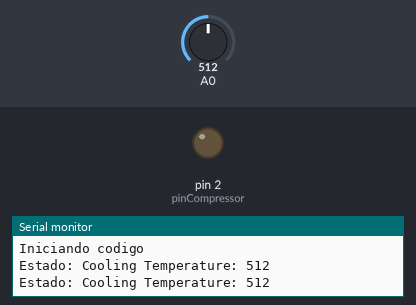
A sketch run on a simulated Arduino Uno, built with avr-gcc and run on an emulated ATmega328P. Shown: output pins drawn as LEDs (lit = HIGH), the last lines printed to the serial monitor. The test bench sets the inputs (shaded band); at power-on: A0 = 512. Pins used as bus, display or sensor lines are not drawn.

Above: at 1.8 s.
1.9 s: A0 set to 182
3.4 s: A0 set to 160
At 17.3 s:
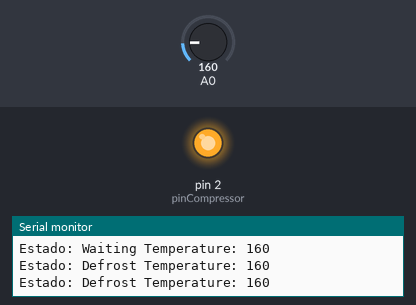
Timing chart, 0 to 48.5 s (numbered marks = the images above; inputs shaded):
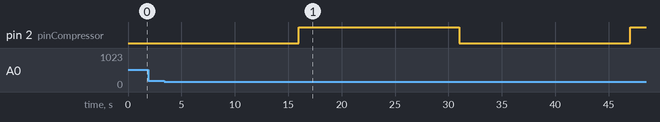

The sketch:

CreateClass.ino
```cpp
#include "Refrigerator.h";
int systemClock = 0;
static int pinDefrost = 0;
static int pinCompressor = 2;

Refrigerator fridge;

void setup()
{
  Serial.begin(9600);
  pinMode(pinDefrost, OUTPUT);
  pinMode(pinCompressor, OUTPUT);
  Serial.println("Iniciando codigo");
}

void loop()
{
  int sensorValue = analogRead(A0);
  String fridgeStatus = fridge.run(sensorValue, systemClock);
  Serial.println("Estado: " + fridgeStatus + " Temperature: " + (String) sensorValue);

  if (systemClock <= 30) {
    systemClock++;
    delay(1000);
  } else {
    systemClock = 0;
  }

}
```

Refrigerator.h
```cpp
class Refrigerator
{
    int defaultTemp = 170;
    int compressorPin = 0;
    int defrostPin = 2;

  public: String cooling(int temperature)
    {
      if (temperature > defaultTemp) {
        digitalWrite(compressorPin, HIGH);
        return "Cooling";
      } else {
        digitalWrite(compressorPin, LOW);
        return "Waiting";
      }
    }

  public: void makeDefrost(bool defrostStatus)
    {
      if (defrostStatus) {
        digitalWrite(defrostPin, HIGH);
      } else {
        digitalWrite(defrostPin, LOW);
      }
    }

  public: String run(int temperature, int runningTime)
    {
      if (runningTime > 15) {
        makeDefrost(true);
        return "Defrost";

      } else {
        makeDefrost(false);
        return cooling(temperature);

      }
    }

};
```

Measured:
- the behaviour switches between 171 and 170 on A0 (found by bisection; images 0 and 1)
